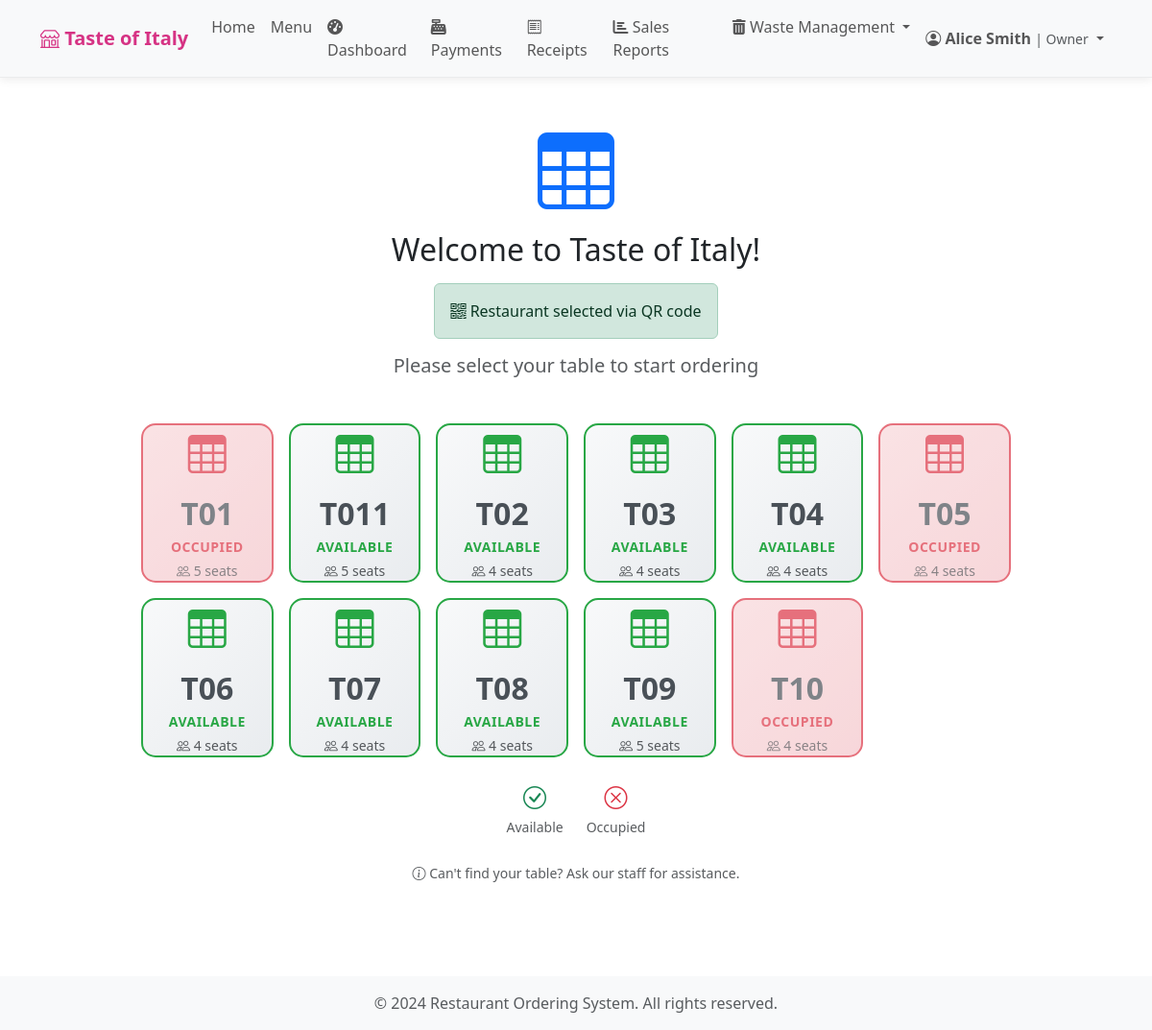
Screenshot of /orders/table/ (signed in) with the database file from the repository.
### accounts/models.py (models this page shows, shortened)
class User(AbstractUser):
    role = models.ForeignKey(Role, on_delete=models.CASCADE, null=True, blank=True)
    owner = models.ForeignKey('self', on_delete=models.CASCADE, null=True, blank=True,
                             related_name='owned_users', limit_choices_to={'role__name': 'owner'})
    restaurant_name = models.CharField(max_length=200, blank=True,
                                     help_text="Name of the restaurant (for owners only)")
    restaurant_description = models.TextField(blank=True,
                                            help_text="Description of the restaurant (for owners only)")
    restaurant_qr_code = models.CharField(max_length=50, unique=True, blank=True, null=True,
                                        help_text="Unique QR code for restaurant access")
    phone_number = models.CharField(max_length=15, blank=True)
    address = models.TextField(blank=True)
    is_active_staff = models.BooleanField(default=True)
    created_at = models.DateTimeField(auto_now_add=True)
    updated_at = models.DateTimeField(auto_now=True)
    def is_owner(self):
        return self.role and self.role.name == 'owner'
    def is_customer_care(self):
        return self.role and self.role.name == 'customer_care'
    def is_customer(self):
        return self.role and self.role.name == 'customer'

class Role(models.Model):
    ROLE_CHOICES = [
        ('administrator', 'Administrator'),
        ('owner', 'Owner'),
        ('customer_care', 'Customer Care'),
        ('kitchen', 'Kitchen'),
        ('cashier', 'Cashier'),
        ('customer', 'Customer'),
    ]
    name = models.CharField(max_length=20, choices=ROLE_CHOICES, unique=True)
    description = models.TextField(blank=True)
    created_at = models.DateTimeField(auto_now_add=True)

### restaurant/models.py (models this page shows, shortened)
class TableInfo(models.Model):
    owner = models.ForeignKey(User, on_delete=models.CASCADE, related_name='tables',
                             limit_choices_to={'role__name': 'owner'}, null=True, blank=True)
    tbl_no = models.CharField(max_length=10)
    capacity = models.IntegerField(default=4)
    is_available = models.BooleanField(default=True)
    created_at = models.DateTimeField(auto_now_add=True)
    def get_active_orders(self):
        return self.orders.filter(
            status__in=['pending', 'confirmed', 'preparing', 'ready', 'served'],
            payment_status__in=['unpaid', 'partial']
        )
    def is_truly_available(self):
        return self.is_available and not self.get_active_orders().exists()
    class Meta:
        verbose_name = "Table Information"
        verbose_name_plural = "Tables Information"
        unique_together = ['owner', 'tbl_no']  # Each owner can have their own table numbering

### orders/views.py (the view, shortened to what this page needs)
# urls.py: path('table/', views.select_table, name='select_table'),
def select_table(request):
    restaurant = None
    if request.user.is_authenticated and request.user.is_customer_care() and request.user.owner:
        restaurant = request.user.owner
        request.session['selected_restaurant_id'] = restaurant.id
        request.session['selected_restaurant_name'] = restaurant.restaurant_name
    else:
        selected_restaurant_id = request.session.get('selected_restaurant_id')
        if selected_restaurant_id:
            try:
                restaurant = User.objects.get(id=selected_restaurant_id, role__name='owner')
            except User.DoesNotExist:
                messages.error(request, 'Selected restaurant not found.')
                return redirect('accounts:login')
    available_tables = []
    if restaurant:
        available_tables = TableInfo.objects.filter(owner=restaurant).order_by('tbl_no')
    elif request.user.is_authenticated:
        owner_filter = get_owner_filter(request.user)
        if owner_filter:
            available_tables = TableInfo.objects.filter(owner=owner_filter).order_by('tbl_no')
    context = {
        'available_tables': available_tables,
        'restaurant': restaurant,
        'restaurant_name': request.session.get('selected_restaurant_name', 'Restaurant')
    }
    return render(request, 'orders/select_table.html', context)

### accounts/templatetags/restaurant_tags.py (called while the page is built)
@register.simple_tag(takes_context=True)
def get_restaurant_name(context):
    request = context.get('request')
    user = context.get('user')
    if not user or not user.is_authenticated:
        return "Restaurant System"
    if user.is_customer():
        return user.get_restaurant_name(request)
    elif user.is_owner():
        return user.restaurant_name or "Restaurant System"
    elif user.is_kitchen_staff() or user.is_cashier() or user.is_customer_care():
        return user.get_restaurant_name(request)
    return "Restaurant System"

### templates/orders/select_table.html (shortened to what this page needs)
{% extends 'base.html' %}
{% block content %}
<div class="container-fluid py-4">
    <div class="row justify-content-center">
        <div class="col-12 col-lg-10">
            <div class="text-center mb-5">
                <div class="mb-3">
                    <i class="bi bi-table display-1 text-primary"></i>
                </div>
                <h2 class="mb-3">Welcome{% if restaurant %} to {{ restaurant.restaurant_name }}{% endif %}!</h2>
                {% if restaurant %}
                    <div class="alert alert-success d-inline-block">
                        <i class="bi bi-qr-code"></i> Restaurant selected via QR code
                    </div>
                {% endif %}
                <p class="text-muted h5">Please select your table to start ordering</p>
            </div>
            {% if available_tables %}
                <form method="post" id="tableSelectionForm">
                    <div class="row g-3 mb-4">
                        {% for table in available_tables %}
                            <div class="col-3 col-md-4 col-lg-3 col-xl-2">
                                <div class="table-card {% if table.is_truly_available %}available{% else %}occupied{% endif %}"
                                     {% if table.is_truly_available %}onclick="selectTable({{ table.id }}, '{{ table.tbl_no }}')"{% endif %}>
                                    <div class="text-center">
                                        <div class="table-icon">
                                            <i class="bi bi-table"></i>
                                        </div>
                                        <div class="table-number">{{ table.tbl_no }}</div>
                                        <div class="table-status">
                                            {% if table.is_truly_available %}
                                                Available
                                            {% else %}
                                                Occupied
                                            {% endif %}
                                        </div>
                                        {% if table.capacity %}
                                            <small class="text-muted d-block mt-1">
                                                <i class="bi bi-people"></i> {{ table.capacity }} seats
                                            </small>
                                        {% endif %}
                                    </div>
                                </div>
                            </div>
                        {% endfor %}
                    </div>
                </form>
                <div class="row justify-content-center">
                    <div class="col-auto">
                        <div class="d-flex gap-4 text-center">
                            <div>
                                <i class="bi bi-check-circle text-success fs-4"></i>
                                <div><small class="text-muted">Available</small></div>
                            </div>
                            <div>
                                <i class="bi bi-x-circle text-danger fs-4"></i>
                                <div><small class="text-muted">Occupied</small></div>
                            </div>
                        </div>
                    </div>
                </div>
            {% endif %}
            <div class="text-center mt-4">
                <small class="text-muted">
                    <i class="bi bi-info-circle"></i>
                    Can't find your table? Ask our staff for assistance.
                </small>
            </div>
        </div>
    </div>
</div>
{% endblock %}

### templates/base.html (shortened to what this page needs)
{% load static %}
{% load restaurant_tags %}
<!DOCTYPE html>
<html lang="en">
<head>
    <link href="https://cdn.jsdelivr.net/npm/bootstrap@5.3.2/dist/css/bootstrap.min.css" rel="stylesheet">
    <link href="https://cdn.jsdelivr.net/npm/bootstrap-icons@1.11.1/font/bootstrap-icons.css" rel="stylesheet">
    <link href="https://cdnjs.cloudflare.com/ajax/libs/font-awesome/6.4.0/css/all.min.css" rel="stylesheet">
    {% load static %}
    <link href="{% static 'css/real-time.css' %}" rel="stylesheet">
    <link href="{% static 'css/mobile.css' %}" rel="stylesheet">
</head>
<body>
    <nav class="navbar navbar-expand-lg navbar-light bg-light shadow-sm">
        <div class="container">
            <a class="navbar-brand" href="{% url 'restaurant:home' %}">
                <i class="bi bi-shop"></i>
                {% if user.is_authenticated %}
                    {% get_restaurant_name %}
                {% else %}
                    Restaurant System
                {% endif %}
            </a>
            <div class="collapse navbar-collapse" id="navbarNav">
                <ul class="navbar-nav me-auto">
                    <li class="nav-item">
                        <a class="nav-link" href="{% url 'restaurant:home' %}">Home</a>
                    </li>
                    {% if user.is_authenticated %}
                        <li class="nav-item">
                            <a class="nav-link" href="{% url 'restaurant:menu' %}">Menu</a>
                        </li>
                        {% if user.is_owner %}
                            <li class="nav-item">
                                <a class="nav-link" href="{% url 'admin_panel:admin_dashboard' %}">
                                    <i class="fas fa-tachometer-alt"></i> Dashboard
                                </a>
                            </li>
                            <li class="nav-item">
                                <a class="nav-link" href="{% url 'orders:customer_care_payments' %}">
                                    <i class="fas fa-cash-register"></i> Payments
                                </a>
                            </li>
                            <li class="nav-item">
                                <a class="nav-link" href="{% url 'orders:customer_care_receipt_management' %}">
                                    <i class="bi bi-receipt"></i> Receipts
                                </a>
                            </li>
                            <li class="nav-item">
                                <a class="nav-link" href="{% url 'reports:dashboard' %}">
                                    <i class="fas fa-chart-bar"></i> Sales Reports
                                </a>
                            </li>
                            <li class="nav-item dropdown">
                                <a class="nav-link dropdown-toggle" href="#" id="wasteDropdown" role="button" data-bs-toggle="dropdown">
                                    <i class="fas fa-trash-alt"></i> Waste Management
                                </a>
                            </li>
                        {% elif user.is_kitchen_staff %}
                            <li class="nav-item">
                                <a class="nav-link" href="{% url 'orders:kitchen_dashboard' %}">Kitchen</a>
                            </li>
                        {% elif user.is_cashier %}
                            <li class="nav-item">
                                <a class="nav-link" href="{% url 'cashier:dashboard' %}">💰 Cashier</a>
                            </li>
                        {% endif %}
                    {% endif %}
                </ul>
                <ul class="navbar-nav">
                    {% if user.is_authenticated %}
                        <li class="nav-item dropdown">
                            <a class="nav-link dropdown-toggle" href="#" id="navbarDropdown" role="button" data-bs-toggle="dropdown">
                                <i class="bi bi-person-circle"></i>
                                <span class="fw-semibold">{{ user.get_full_name|default:user.username }}</span>
                                {% if user.is_owner %}
                                    <small class="text-muted">| Owner</small>
                                {% elif user.is_admin %}
                                    <small class="text-muted">| Administrator</small>
                                {% elif user.is_kitchen_staff %}
                                    <small class="text-muted">| Kitchen Staff</small>
                                {% elif user.is_customer_care %}
                                    <small class="text-muted">| Customer Care</small>
                                {% elif user.is_cashier %}
                                    <small class="text-muted">| Cashier</small>
                                {% elif user.is_staff %}
                                    <small class="text-muted">| Staff</small>
                                {% endif %}
                            </a>
                        </li>
                    {% endif %}
                </ul>
            </div>
        </div>
    </nav>
    <main class="container my-4">
        {% block content %}{% endblock %}
    </main>
    <footer class="footer py-3 mt-5">
        <div class="container text-center">
            <span class="text-muted">&copy; 2024 Restaurant Ordering System. All rights reserved.</span>
        </div>
    </footer>
    <div class="toast-container position-fixed top-0 end-0 p-3" style="z-index: 1055;"></div>
</body>
</html>

### static/css/real-time.css (style rules this page uses)
.toast-container { z-index: 1055 !important; }

### templates/base.html (style rules this page uses)
:root { --primary-color: #d63384; --secondary-color: #6c757d; --success-color: #198754; --warning-color: #fd7e14; --danger-color: #dc3545; }
.navbar-brand { font-weight: 700; color: var(--primary-color) !important; }
.footer { background-color: #f8f9fa; margin-top: auto; }
body { display: flex; flex-direction: column; min-height: 100vh; }
main { flex: 1; }
.navbar { position: sticky !important; top: 0 !important; z-index: 1050 !important; background: rgba(248, 249, 250, 0.95) !important; backdrop-filter: blur(10px) !important; -webkit-backdrop-filter: blur(10px) !important; box-shadow: 0 2px 10px rgba(0,0,0,0.08) !important; border-bottom: 1px solid rgba(0,0,0,0.05) !important; transition: all 0.3s ease; }

### templates/orders/select_table.html (style rules this page uses)
.table-card { border: 2px solid #e9ecef; border-radius: 15px; transition: all 0.3s ease; cursor: pointer; min-height: 120px; display: flex; align-items: center; justify-content: center; text-decoration: none; color: inherit; }
.table-card.available { background: linear-gradient(135deg, #f8f9fa 0%, #e9ecef 100%); border-color: #28a745; }
.table-card.occupied { background: linear-gradient(135deg, #f8d7da 0%, #f5c6cb 100%); border-color: #dc3545; cursor: not-allowed; opacity: 0.7; }
.table-number { font-size: 2rem; font-weight: bold; color: #495057; }
.table-status { font-size: 0.875rem; font-weight: 600; text-transform: uppercase; letter-spacing: 0.5px; }
.table-icon { font-size: 2.5rem; margin-bottom: 0.5rem; }
.available .table-icon { color: #28a745; }
.occupied .table-icon { color: #dc3545; }
.available .table-status { color: #28a745; }
.occupied .table-status { color: #dc3545; }

### rows the page displays
User: role+restaurant_name "Taste of Italy", get_full_name "Alice Smith", restaurant_name "Taste of Italy"
TableInfo: tbl_no "T01", is_available "OCCUPIED", capacity "5"
TableInfo: tbl_no "T011", is_available "AVAILABLE", capacity "5"
TableInfo: tbl_no "T02", is_available "AVAILABLE", capacity "4"
TableInfo: tbl_no "T03", is_available "AVAILABLE", capacity "4"
TableInfo: tbl_no "T04", is_available "AVAILABLE", capacity "4"
TableInfo: tbl_no "T05", is_available "OCCUPIED", capacity "4"
TableInfo: tbl_no "T06", is_available "AVAILABLE", capacity "4"
TableInfo: tbl_no "T07", is_available "AVAILABLE", capacity "4"
TableInfo: tbl_no "T08", is_available "AVAILABLE", capacity "4"
TableInfo: tbl_no "T09", is_available "AVAILABLE", capacity "5"
TableInfo: tbl_no "T10", is_available "OCCUPIED", capacity "4"
